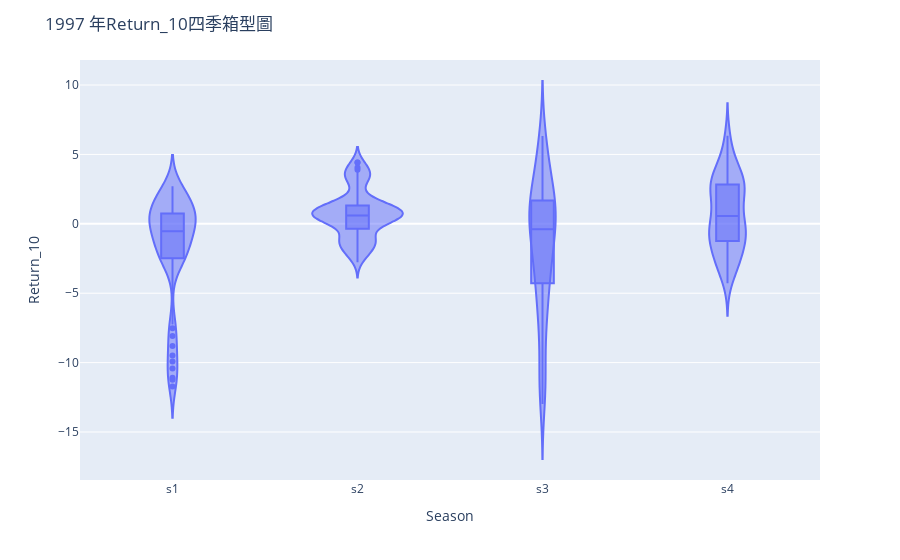

Notebook source saved alongside this figure:
### Code cell
single_year_seasonal(10, 1997)

### Figure 1 — Plotly figure (JSON) as saved in the notebook; plotly's stock layout.template omitted (floating-point values rounded to 4 significant figures; data arrays with more than 128 entries replaced by an {"elided": "..."} marker saying what was removed)
{"data": [{"alignmentgroup": "True", "box": {"visible": true}, "hovertemplate": "Seasonal=%{x}<br>Return_10=%{y}<extra></extra>", "legendgroup": "", "marker": {"color": "#636efa"}, "name": "", "offsetgroup": "", "orientation": "v", "points": "outliers", "scalegroup": "True", "showlegend": false, "type": "violin", "x": {"elided": "287 str values"}, "x0": " ", "xaxis": "x", "y": {"elided": "287 float values"}, "y0": " ", "yaxis": "y"}], "layout": {"legend": {"tracegroupgap": 0}, "margin": {"t": 60}, "title": {"text": "1997 年Return_10四季箱型圖"}, "violinmode": "group", "xaxis": {"anchor": "y", "domain": [0, 1], "title": {"text": "Season"}}, "yaxis": {"anchor": "x", "domain": [0, 1], "title": {"text": "Return_10"}}}}
